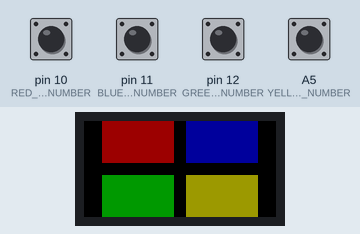
This sketch was run on a simulated Arduino Uno, built with avr-gcc and run on an emulated ATmega328P. On the bench: 32×16 colour display. The test bench sets the inputs (shaded band); at power-on: A5 (YELLOW_BUTTON_PIN_NUMBER), pin 10 (RED_BUTTON_PIN_NUMBER), pin 11 (BLUE_BUTTON_PIN_NUMBER), pin 12 (GREEN_BUTTON_PIN_NUMBER) LOW. Random numbers use the default seed unless the sketch sets one.

Above: at 3.9 s.
4.0 s: pin 11 (BLUE_BUTTON_PIN_NUMBER) pulled HIGH for 0.15 s
At 5.3 s:
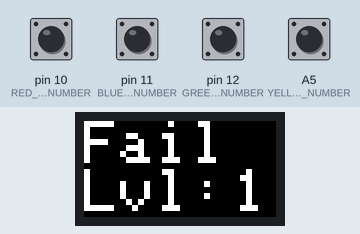
At 6.15 s:
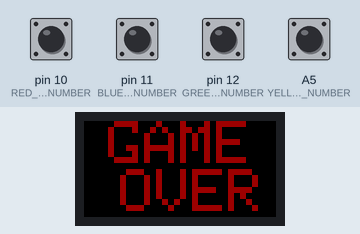
Timing chart, 0 to 7.7 s (numbered marks = the images above; inputs shaded):
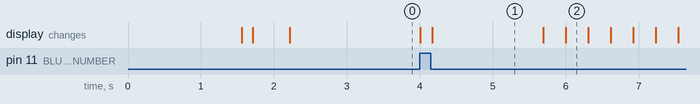

Measured:
- after the input at 4.0 s, the display: first changes at once (image 1 shows a later state)
- what the display in image 1 shows lasts 1.5 s, from 4.2 s to 5.7 s

The sketch:

simon_says_final.ino
```cpp
#include <RGBmatrixPanel.h>
#include <Adafruit_GFX.h>

// define the wiring of the LED screen
const uint8_t CLK  = 8;
const uint8_t LAT = A3;
const uint8_t OE = 9;
const uint8_t A = A0;
const uint8_t B = A1;
const uint8_t C = A2;

// define the wiring of the inputs
const int RED_BUTTON_PIN_NUMBER = 10;
const int BLUE_BUTTON_PIN_NUMBER = 11;
const int GREEN_BUTTON_PIN_NUMBER = 12;
const int YELLOW_BUTTON_PIN_NUMBER = A5;

//global constant for the number of possible
const int NUM_LEVELS = 32;

// a global variable that represents the LED screen
RGBmatrixPanel matrix(A, B, C, CLK, LAT, OE, false);

// the following functions are for printing messages
void print_level(int level);
void print_record(int record);
void game_over();

class Color {
  public:
    int red;
    int green;
    int blue;
    Color(){
      red = 0;
      green = 0;
      blue = 0;
    }

    Color(int r, int g, int b){
      red = r;
      green = g;
      blue = b;
    }

    uint16_t to_333()const{
      return matrix.Color333(red, green, blue);
    }
};

const Color BLACK(0, 0, 0);
const Color RED(4, 0, 0);
const Color YELLOW(4, 4, 0);
const Color GREEN(0, 4, 0);
const Color BLUE(0, 0, 4);
const Color WHITE(4, 4, 4);

// 0 corresponds with red
// 1 corresponds with blue
// 2 corresponds with green
// 3 corresponds with yellow
// z is our color number
class Rectangle{
  public:
    Rectangle(){
      x = 0;
      y = 0;
      color = BLACK;
    }

    Rectangle(int z){
      if(z == 0){
        x = 3;
        y = 0;
        color = RED;
      }
      else if (z == 1){
        x = 17;
        y = 0;
        color = BLUE;
      }
      else if (z == 2){
        x = 3;
        y = 9;
        color = GREEN;
      }
      else if (z == 3){
        x = 17;
        y = 9;
        color = YELLOW;
      }
    }

    void initialize(int x_arg, int y_arg, Color color_arg){
      x = x_arg;
      y = y_arg;
      color = color_arg;
    }

    int get_x(){
      return x;
    }

    int get_y(){
      return y;
    }

    void light_up(Color rectangle_color){
      for(int i = x; i < x + 12; ++i){
        for(int j = y; j < y + 7; ++j){
          matrix.drawPixel(i, j, rectangle_color.to_333());
        }
      }
    }

  private:
    // x and y values will be for the top left point of each rectangle
    int x = 0;
    int y = 0;
    Color color;
};

//GAME PLAN
// have the four sqares covering the whole board while the pattern is being created and while the user is pressing buttons
// to "light up" a square, have the singular square go black for .1-.3 seconds (we will decide when we play)

class Game{
  public:
    Game(){
      level = 1;
    }

    void initialize_pattern(){
      int x = 0;
      int y = 0;
      int z = 0;
      for(int i = 0; i < NUM_LEVELS; ++i){
        x = random(0, 4);
        y = random(4, 19);
        z = (x * y) % 4;
        pattern[i] = z;
      }
    }

    void setupGame(){
      red.initialize(3, 0, RED);
      blue.initialize(17, 0, BLUE);
      green.initialize(3, 9, GREEN);
      yellow.initialize(17, 9, YELLOW);
    }

    void counting_levels(){
      int j = 0;
      int k = 0;
      for(int i = 0; i < level - 1; ++i){
        matrix.drawPixel(j, k, WHITE.to_333());
        matrix.drawPixel(j + 30, k, WHITE.to_333());
        j++;
        if(j > 1){
          j = 0;
          ++k;
        }
        if(k > 15){
          k = 0;
        }
      }
    }

    void start_level(){
      // display level and rectangles
      print_level(level);
      red.light_up(RED);
      blue.light_up(BLUE);
      green.light_up(GREEN);
      yellow.light_up(YELLOW);
      counting_levels();

      // empty the user array so that new things can be stored
      for(int i = 0; i < NUM_LEVELS; ++i){
        user[i] = 0;
      }

      delay(150);

      // flash pattern
      for(int i = 0; i < level; ++i){
        int s;
        s = pattern[i];
        if (s == 0){
          red.light_up(BLACK);
          delay(500);
          red.light_up(RED);
          delay(500);
        }
        else if (s == 1){
          blue.light_up(BLACK);
          delay(500);
          blue.light_up(BLUE);
          delay(500);
        }
        else if (s == 2){
          green.light_up(BLACK);
          delay(500);
          green.light_up(GREEN);
          delay(500);
        }
        else if (s == 3){
          yellow.light_up(BLACK);
          delay(500);
          yellow.light_up(YELLOW);
          delay(500);
        }
      }
    }

    int get_level(){
      return level;
    }

    void red_button(){
      red.light_up(BLACK);
      delay(150);
      red.light_up(RED);
    }

    void yellow_button(){
      yellow.light_up(BLACK);
      delay(150);
      yellow.light_up(YELLOW);
    }

    void green_button(){
      green.light_up(BLACK);
      delay(150);
      green.light_up(GREEN);
    }

    void blue_button(){
      blue.light_up(BLACK);
      delay(150);
      blue.light_up(BLUE);
    }

    bool button_pressed(bool red_button_pressed, bool yellow_button_pressed, bool green_button_pressed, bool blue_button_pressed){
      if (red_button_pressed || yellow_button_pressed || green_button_pressed || blue_button_pressed){
        return true;
      }
      else{
        return false;
      }
    }

    void store_user_move(int move, bool red_button_pressed, bool yellow_button_pressed, bool green_button_pressed, bool blue_button_pressed){
      if (red_button_pressed){
        user[move] = 0;
      }
      else if (blue_button_pressed){
        user[move] = 1;
      }
      else if (green_button_pressed){
        user[move] = 2;
      }
      else if (yellow_button_pressed){
        user[move] = 3;
      }
    }

    void reset_pattern(){
      for(int i = 0; i < NUM_LEVELS; ++i){
        pattern[i] = 0;
      }
    }

    void update(bool red_button_pressed, bool blue_button_pressed, bool green_button_pressed, bool yellow_button_pressed){
      // display button pressed
      if (red_button_pressed){
        red_button();
      }
      else if (blue_button_pressed){
        blue_button();
      }
      else if (yellow_button_pressed){
        yellow_button();
      }
      else if (green_button_pressed){
        green_button();
      }

      if (button_pressed(red_button_pressed, yellow_button_pressed, green_button_pressed, blue_button_pressed)){
        store_user_move(move, red_button_pressed, yellow_button_pressed, green_button_pressed, blue_button_pressed);
        if (user[move] != pattern[move]){
          game_over();
        }
        else{
          ++move;
        }
        delay(300);
      }

      // check when the player has made the correct number of moves to pass the level
      if(move == level){
        ++level;
        move = 0;
        start_level();
      }
    }

  private:
    int move = 0;
    int level;
    int pattern[NUM_LEVELS] = {0};
    int user[NUM_LEVELS] = {0};
    Rectangle red;
    Rectangle blue;
    Rectangle green;
    Rectangle yellow;
};

Game game;

void setup() {
  Serial.begin(9600);
  pinMode(RED_BUTTON_PIN_NUMBER, INPUT);
  pinMode(YELLOW_BUTTON_PIN_NUMBER, INPUT);
  pinMode(GREEN_BUTTON_PIN_NUMBER, INPUT);
  pinMode(BLUE_BUTTON_PIN_NUMBER, INPUT);
  matrix.begin();
  game.initialize_pattern();
  game.setupGame();
  game.start_level();
}

void loop() {
  bool red_button_pressed = (digitalRead(RED_BUTTON_PIN_NUMBER) == HIGH);
  bool blue_button_pressed = (digitalRead(BLUE_BUTTON_PIN_NUMBER) == HIGH);
  bool green_button_pressed = (digitalRead(GREEN_BUTTON_PIN_NUMBER) == HIGH);
  bool yellow_button_pressed = (digitalRead(YELLOW_BUTTON_PIN_NUMBER) == HIGH);
  game.update(red_button_pressed, blue_button_pressed, green_button_pressed, yellow_button_pressed);
}

//always have level showing in top right
void print_level(int level){
  matrix.fillScreen(BLACK.to_333());
  matrix.setCursor(2,0);
  matrix.print("Level ");
  matrix.setCursor(13, 8);
  matrix.print(level);
  delay(1500);
  matrix.fillScreen(BLACK.to_333());
}

void game_over(){
  matrix.fillScreen(BLACK.to_333());
  matrix.setCursor(0,0);
  matrix.print("Fail Lvl: ");
  matrix.setCursor(25, 8);
  matrix.print(game.get_level());
  delay(1500);
  matrix.fillScreen(BLACK.to_333());
  game.reset_pattern();
  while(0 == 0){
    matrix.fillScreen(BLACK.to_333());
    delay(300);
    matrix.setTextColor(RED.to_333());
    matrix.setCursor(4,0);
    matrix.print("GAME OVER");
    delay(300);
  }
}
```
